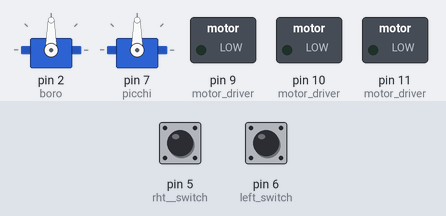
A sketch run on a simulated Arduino Uno, built with avr-gcc and run on an emulated ATmega328P. Shown: 2 × servo, switched loads named in the sketch (green lamp = pin HIGH). The inputs (shaded band) are chosen by the test bench; at power-on: pin 5 (rht__switch) HIGH, pin 6 (left_switch) HIGH.

Above: at 4.2 s.
4.3 s: pin 5 (rht__switch) pulled LOW for 0.15 s
At 7.6 s:
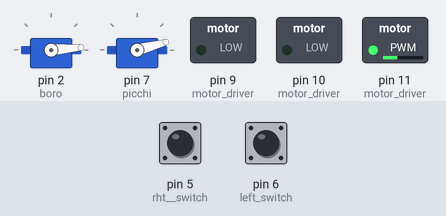
10.4 s: pin 6 (left_switch) pulled LOW for 3.2 s
At 17.7 s:
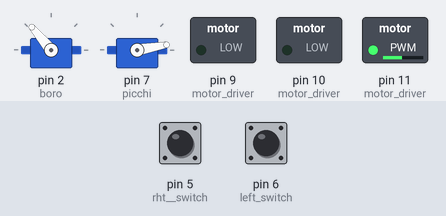
18.1 s: pin 6 (left_switch) driven HIGH
20.2 s: pin 6 (left_switch) driven LOW
At 21.0 s:
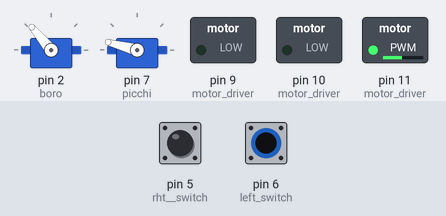
Timing chart, 0 to 24.2 s (numbered marks = the images above; inputs shaded):
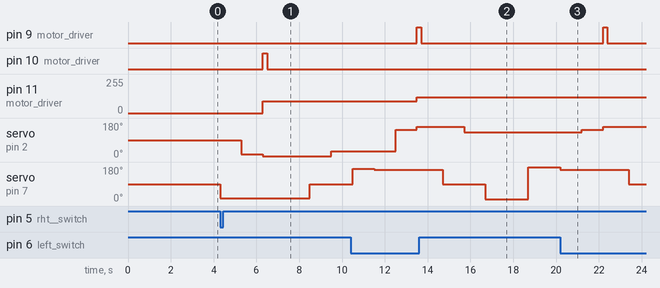

Measured:
- after the input at 4.3 s, pin 10 (motor_driver): LOW → HIGH after 2.0 s, → LOW 0.20 s later; pin 11 (motor_driver): 0/255 → 90/255 after 2.0 s; servo on pin 2 (boro): 90° → 15° after 1.0 s, → 5° 1.0 s later, → 30° 3.2 s later; servo on pin 7 (picchi): 90° → 15° at once, → 90° 4.2 s later
- after the input at 10.4 s, pin 9 (motor_driver): LOW → HIGH after 3.1 s, → LOW 0.20 s later; pin 11 (motor_driver): 90/255 → 120/255 after 3.1 s; servo on pin 2 (boro): 30° → 145° after 2.1 s, → 160° 1.0 s later, → 130° 2.2 s later
- after the input at 20.2 s, pin 9 (motor_driver): LOW → HIGH after 2.0 s, → LOW 0.20 s later; servo on pin 2 (boro): 130° → 145° after 1.0 s, → 160° 1.0 s later; servo on pin 7 (picchi): 180° → 165° at once, → 90° 3.2 s later

The sketch:

rakib_vai_shah_hall.ino
```cpp
#include<Servo.h>
Servo picchi;
Servo boro;

int store;

void setup(){
    boro.attach(2);//boro servor pin 2
    picchi.attach(7);//choto servo pin 7
    pinMode(5,INPUT_PULLUP);//rht  switch
    pinMode(6,INPUT_PULLUP);// left switch
    pinMode(11,OUTPUT);//motor driver
    pinMode(9,OUTPUT);//motor driver
    pinMode(10,OUTPUT);//motor driver
    Serial.begin(9600);
    boro.write(90);
    picchi.write(90);
    delay(3000);

}
bool lswitch,rswitch;
void loop(){
  /*digitalWrite(10,1);//clock
    digitalWrite(9,0);
    analogWrite(11,120);*/
    lswitch=digitalRead(6);
    rswitch=digitalRead(5);
//    Serial.print(lswitch);
//    Serial.print("\t\t");
//    Serial.println(rswitch);
    if (lswitch==0 && rswitch==1){

        picchi.write(165);
        delay(1000);
      boro.write(145);

      delay(1000);
      boro.write(160);
      digitalWrite(10,0);//motor rotation
      digitalWrite(9,1);//motor rotation
      analogWrite(11,120);//motor rotation
      delay(200);//rotation tym

     digitalWrite(10,0);
      digitalWrite(9,0);

      delay(1000);
      picchi.write(90);
      delay(1000);
      boro.write(130);
      delay(1000);
      picchi.write(10);
      delay(2000);
      picchi.write(180);
      //delay(1000);
     // store=-100;

    }

   if (lswitch==1 && rswitch==0){

        picchi.write(15);
        delay(1000);
      boro.write(15);
      delay(1000);
      boro.write(5);
      digitalWrite(10,1);
      digitalWrite(9,0);
      analogWrite(11,90);
      delay(200);

      digitalWrite(10,0);
      digitalWrite(9,0);

      delay(2000);
      picchi.write(90);
      delay(1000);
      boro.write(30);
      delay(1000);
      picchi.write(170);
      delay(1000);
      picchi.write(10);

    }
}
```
